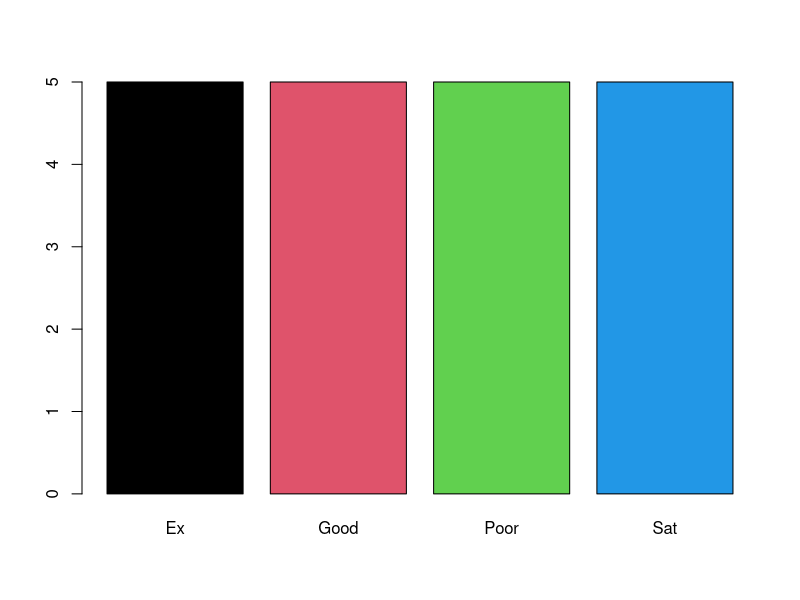
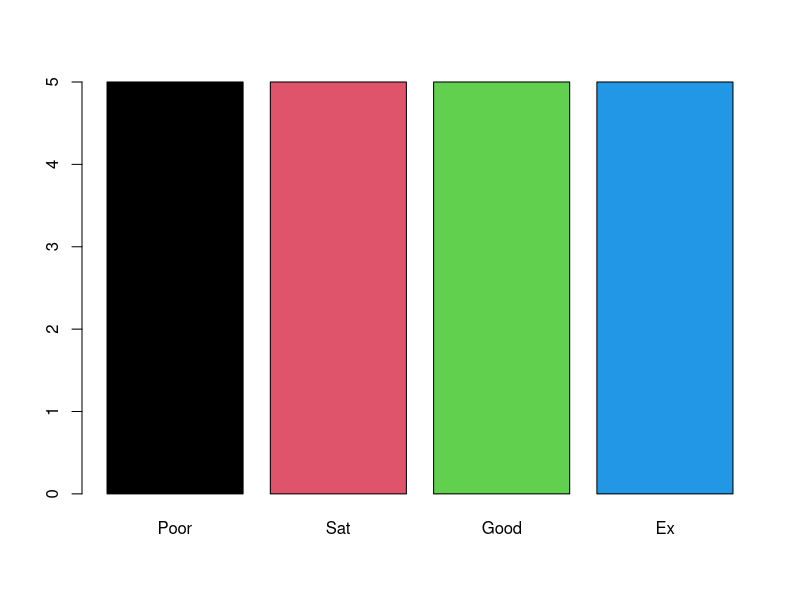

Here is the R script that generated these plots, in order:
# factors
(gender=sample(c('M','F'),size=20,replace=T))
genderF=factor(gender)
summary(gender)

(likescale=sample(c('Ex','Good','Sat','Poor'),size=20,replace=T))
summary(likescale)
likescaleF=factor(likescale)
summary(likescaleF)
class(likescaleF)
likscaleOF=factor(likescale,ordered=T,levels=c('Poor','Sat','Good','Ex'))
summary(likscaleOF)
likscaleOF
barplot(table(likescaleF),col=1:4)
barplot(table(likscaleOF),col=1:4)

